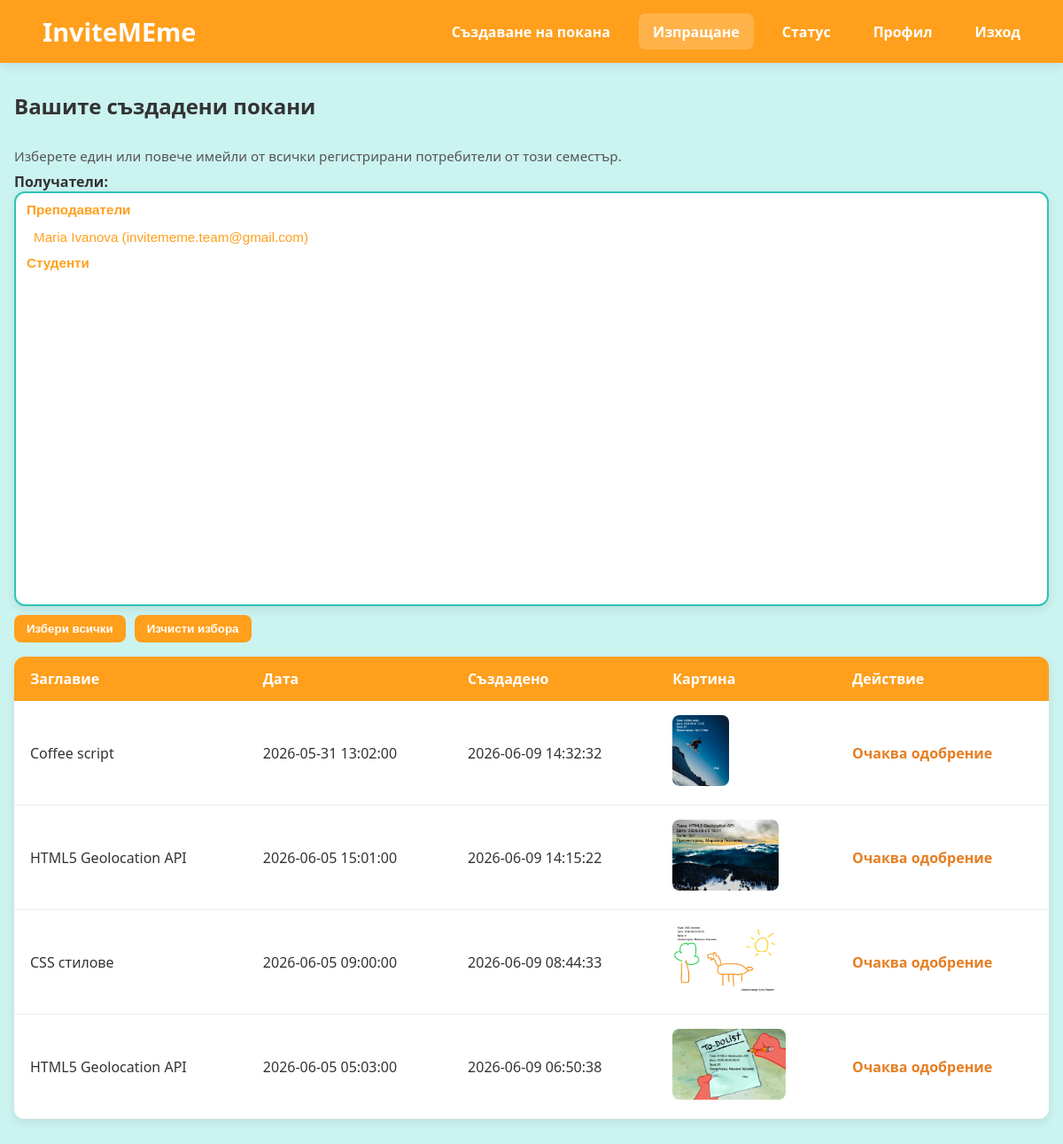
The page /send_invitation.php (signed in) on the database its author committed.
### tables this page shows
CREATE TABLE IF NOT EXISTS invitations (
    id INT AUTO_INCREMENT PRIMARY KEY,
    user_id INT NOT NULL,
    edition_id INT NOT NULL,
    template_id INT NULL,

    title VARCHAR(255) NOT NULL,
    presentation_date DATE NOT NULL,
    presentation_time TIME NOT NULL,
    room VARCHAR(100) NOT NULL,
    description TEXT NULL,
    generated_image_path VARCHAR(255) NULL,

    created_at TIMESTAMP DEFAULT CURRENT_TIMESTAMP,
    fb_link VARCHAR(500) NULL,
    is_approved ENUM ('pending', 'approved', 'declined') DEFAULT 'pending',

    FOREIGN KEY (user_id)
        REFERENCES users(id),

    FOREIGN KEY (template_id)
        REFERENCES invitation_templates(id),

    FOREIGN KEY (edition_id)
        REFERENCES course_editions(id)
);

### send_invitation.php (the view, shortened to what this page needs)
<?php
$db = (new DatabaseConnection())->getConnection();
$recipientQuery = $db->prepare(
    'SELECT id, first_name, last_name, email, role
     FROM users
     WHERE email IS NOT NULL
       AND id <> :uid
       AND (edition_id = :eid OR role = "teacher")
     ORDER BY CASE WHEN role = "teacher" THEN 0 ELSE 1 END, first_name, last_name'
);
$recipientQuery->execute([
    ':uid' => $_SESSION['user_id'],
    'eid' => $_SESSION['edition_id']
]);
$recipient_list = $recipientQuery->fetchAll();
$list = $db->prepare(
    "SELECT
        id,
        title,
        presentation_date,
        presentation_time,
        generated_image_path,
        created_at,
        is_approved
    FROM invitations
    WHERE user_id = :uid
    ORDER BY created_at DESC
");
$list->execute(['uid' => $_SESSION['user_id']]);
$invitations = $list->fetchAll();
?>
<!DOCTYPE html>
<html lang="bg">
<head>
    <link rel="stylesheet" href="styles/edit_templates.css">
</head>
<body>
    <header>
        <div class="header-container">
            <div class="logo">
                <a id="home-link" href="home_student.php">InviteMEme</a>
            </div>
            <nav>
                <ul>
                    <li><a href="create_invitation.php">Създаване на покана</a></li>
                    <li><a href="#" id="active-menu">Изпращане</a></li>
                    <li><a href="status.php">Статус</a></li>
                    <li><a href="profile.php">Профил</a></li>
                    <li><a href="auth/logout.php">Изход</a></li>
                </ul>
            </nav>
        </div>
    </header>
    <main>
        <h2>Вашите създадени покани</h2> <br>
        <?php if (empty($invitations)): ?>
            <p>Нямате запазени покани.</p>
        <?php else: ?>
            <form method="POST" id="sendSelectionForm">
                <div style="margin-bottom: 1rem;">
                    <p style="font-size:0.95rem; color:#555; margin:0.5rem 0;">
                        Изберете един или повече имейли от всички
                        регистрирани потребители от този семестър.
                    </p>
                    <label for="recipient_emails"><strong>Получатели:</strong></label>
                    <select id="recipient_emails"
                            name="recipient_emails[]"
                            multiple
                            size="12">
                        <optgroup label="Преподаватели">
                            <?php foreach ($recipient_list as $r): ?>
                                <?php if ($r['role'] === 'teacher'): ?>
                                    <option value="<?= htmlspecialchars($r['email']) ?>">
                                    </option>
                                <?php endif; ?>
                            <?php endforeach; ?>
                        </optgroup>
                        <optgroup label="Студенти">
                        </optgroup>
                    </select>
                    <div class="recipient-buttons">
                        <button type="button" id="selectAllBtn">
                            Избери всички
                        </button>
                        <button type="button" id="clearBtn">
                            Изчисти избора
                        </button>
                    </div>
                </div>
                <table>
                    <thead>
                        <tr>
                            <th>Заглавие</th>
                            <th>Дата</th>
                            <th>Създадено</th>
                            <th>Картина</th>
                            <th>Действие</th>
                        </tr>
                    </thead>
                    <tbody>
                        <?php foreach ($invitations as $inv): ?>
                            <tr>
                                <td><?php echo htmlspecialchars($inv['title']); ?></td>
                                <td><?php echo htmlspecialchars($inv['presentation_date'] . ' ' . $inv['presentation_time']); ?></td>
                                <td><?php echo htmlspecialchars($inv['created_at']); ?></td>
                                <td><?php if (!empty($inv['generated_image_path']) && file_exists($inv['generated_image_path'])): ?>
                                        <img src="<?= htmlspecialchars($inv['generated_image_path']); ?>" class="small-img" alt="inv">
                                    <?php else: ?> - <?php endif; ?>
                                </td>
                                <td class="actions">
                                <?php if ($inv['is_approved'] === 'approved'): ?>
                                    <button class="btn" type="submit" name="invitation_id"
                                            value="<?= (int)$inv['id'] ?>">
                                        Изпрати
                                    </button>
                                <?php elseif ($inv['is_approved'] === 'pending'): ?>
                                    <span style="color:#e67e22;font-weight:bold;">
                                        Очаква одобрение
                                    </span>
                                <?php else: ?>
                                    <span style="color:#c0392b;font-weight:bold;">
                                        Не е одобрена
                                    </span>
                                <?php endif; ?>
                                </td>
                            </tr>
                        <?php endforeach; ?>
                    </tbody>
                </table>
            </form>
        <?php endif; ?>
    </main>
</body>
</html>

### styles/edit_templates.css (style rules this page uses)
:root { --orange: #ff9f1c; --light-orange: #ffbf69; --white: #ffffff; --light-cyan: #cbf3f0; --turquoise: #2ec4b6; --shadow: 0 4px 12px rgba(0, 0, 0, 0.08); }
* { margin: 0; padding: 0; box-sizing: border-box; }
body { font-family: "Segoe UI", sans-serif; background-color: var(--light-cyan); color: #333; }
header { background: var(--orange); color: white; padding: 1rem 2rem; box-shadow: var(--shadow); }
.header-container { display: flex; justify-content: space-between; align-items: center; }
.logo { font-size: 1.8rem; font-weight: bold; }
nav ul { list-style: none; display: flex; gap: 1rem; }
nav a, #home-link { text-decoration: none; color: white; font-weight: 600; padding: 0.6rem 1rem; border-radius: 8px; transition: 0.3s; }
nav a:hover, #active-menu { background-color: rgba(255, 255, 255, 0.2); }
main { max-width: 1200px; margin: 2rem auto; padding: 0 1rem; }
table { width: 100%; border-collapse: collapse; background: white; box-shadow: var(--shadow); border-radius: 12px; overflow: hidden; }
th { background: var(--orange); color: white; padding: 14px 18px; text-align: left; }
td { padding: 16px 18px; vertical-align: middle; border-bottom: 1px solid #eee; }
.actions { white-space: nowrap; }
#recipient_emails { width: 100%; min-height: 320px; padding: 10px; border: 2px solid var(--turquoise); border-radius: 12px; background: white; font-size: 0.95rem; line-height: 1.6; box-shadow: var(--shadow); transition: 0.3s; }
#recipient_emails option { padding: 10px; margin: 2px 0; border-radius: 6px; }
#recipient_emails optgroup { font-weight: bold; color: var(--orange); }
.recipient-buttons { display: flex; gap: 10px; margin-top: 10px; }
.recipient-buttons button { padding: 8px 14px; border: none; border-radius: 8px; background: var(--orange); color: white; cursor: pointer; font-weight: 600; }

### send_invitation.php (style rules this page uses)
.small-img { height: 80px; border-radius: 8px; }

### rows shown on the page
invitations: title "Coffee script", presentation_date+presentation_time "2026-05-31 13:02:00", created_at "2026-06-09 14:32:32", generated_image_path (picture), is_approved "Очаква одобрение"
invitations: title "HTML5 Geolocation API", presentation_date+presentation_time "2026-06-05 15:01:00", created_at "2026-06-09 14:15:22", generated_image_path (picture), is_approved "Очаква одобрение"
invitations: title "CSS стилове", presentation_date+presentation_time "2026-06-05 09:00:00", created_at "2026-06-09 08:44:33", generated_image_path (picture), is_approved "Очаква одобрение"
invitations: title "HTML5 Geolocation API", presentation_date+presentation_time "2026-06-05 05:03:00", created_at "2026-06-09 06:50:38", generated_image_path (picture), is_approved "Очаква одобрение"
